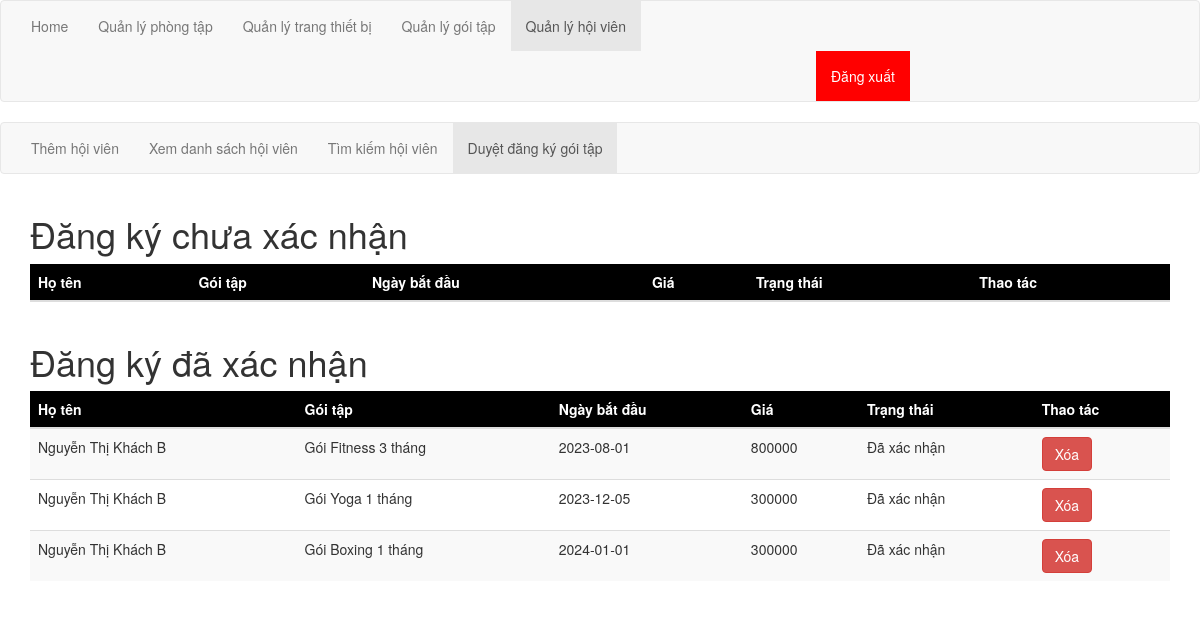
The page /php/quanLyHoiVien/viewDangKyStaff.php on the database its author committed.
### tables this page shows
CREATE TABLE `dangkygoitap` (
  `id` bigint(20) NOT NULL,
  `idhoivien` bigint(20) NOT NULL,
  `idgoitap` bigint(20) NOT NULL,
  `ngaybatdau` date NOT NULL,
  `trangthai` varchar(50) NOT NULL
);

CREATE TABLE `hoivien` (
  `id` bigint(20) NOT NULL,
  `hoten` varchar(50) NOT NULL,
  `ngaysinh` date NOT NULL,
  `sdt` varchar(20) NOT NULL,
  `diachi` varchar(50) NOT NULL,
  `nghenghiep` varchar(20) NOT NULL,
  `mavantay` varchar(20) NOT NULL,
  `loaithanhvien` varchar(20) NOT NULL,
  `matkhau` varchar(20) NOT NULL
);

CREATE TABLE `goitap` (
  `id` bigint(20) NOT NULL,
  `tengoitap` varchar(50) NOT NULL,
  `thoigian` int(11) NOT NULL,
  `donvi` varchar(20) NOT NULL,
  `gia` bigint(20) NOT NULL
);

### php/quanLyHoiVien/viewDangKyStaff.php (the view, shortened to what this page needs)
<!DOCTYPE html>
<html lang="en">
    <head>
        <link rel="stylesheet" href="https://maxcdn.bootstrapcdn.com/bootstrap/3.4.1/css/bootstrap.min.css">
    </head>
<body>
    <nav class="navbar navbar-default">
        <div class="container-fluid">
          <ul class="nav navbar-nav">
            <li ><a href="../../html/staff/home.html">Home</a></li>
            <li><a href="../../html/staff/quanLyPhongTap.html">Quản lý phòng tập</a></li>
            <li><a href="../../html/staff/quanLyTrangThietBi.html">Quản lý trang thiết bị</a></li>
            <li><a href="../../html/staff/quanLyGoiTap.html">Quản lý gói tập</a></li>
            <li  class="active"><a href="../../html/staff/quanLyHoiVien.html">Quản lý hội viên</a></li>
            <li>
              <a style="text-align: right; background-color: red;color: white;margin-left: 800px;" onclick="return confirm('Bạn có muốn đăng xuất không?')" href="../../html/dangNhap.html"  >Đăng xuất</a>
            </li>
          </ul>
        </div>
      </nav>
      <nav class="navbar navbar-default">
        <div class="container-fluid">
          <ul class="nav navbar-nav">
            <li><a href="../../html/staff/quanLyHoiVien/addHoiVien.html">Thêm hội viên</a></li>
            <li><a href="viewHoiVienStaff.php">Xem danh sách hội viên </a></li>
            <li><a href="../../html/staff/quanLyHoiVien/searchHoiVien.html">Tìm kiếm hội viên</a></li>
            <li class="active"><a href="viewDangKyStaff.php">Duyệt đăng ký gói tập</a></li>
          </ul>
        </div>
      </nav>
      <div class="container">
      <h1>Đăng ký chưa xác nhận </h1>
            <table class="table table-striped">
                <thead class="thead-style">
                <tr>
                    <th>Họ tên</th>
                    <th>Gói tập</th>
                    <th>Ngày bắt đầu</th>
                    <th>Giá</th>
                    <th>Trạng thái</th>
                    <th>Thao tác</th>
                </tr>
                </thead>
            </table>
    </div>
    <div class="container">
      <h1>Đăng ký đã xác nhận </h1>
            <table class="table table-striped">
                <thead class="thead-style">
                <tr>
                    <th>Họ tên</th>
                    <th>Gói tập</th>
                    <th>Ngày bắt đầu</th>
                    <th>Giá</th>
                    <th>Trạng thái</th>
                    <th>Thao tác</th>
                </tr>
                </thead>
                <tbody>
                <?php
                    require_once '../connect.php';
                    $view_dangky="SELECT * FROM dangkygoitap";
                    $result1 = mysqli_query($conn, $view_dangky);
                    while ($r1 = mysqli_fetch_assoc($result1))
                    {
                        $idhoivien = $r1['idhoivien'];
                        $idgoitap = $r1['idgoitap'];
                        $view_hoivien="SELECT * FROM hoivien WHERE id = $idhoivien ";
                        $result2 = mysqli_query($conn, $view_hoivien);
                        $r2 = mysqli_fetch_assoc($result2);
                        $view_goitap="SELECT * FROM goitap WHERE id = $idgoitap";
                        $result3 = mysqli_query($conn, $view_goitap);
                        $r3 = mysqli_fetch_assoc($result3);
                        if($r1['trangthai'] == 'Đã xác nhận')
                        {
                        ?>
                        <tr>
                            <td><?php echo $r2['hoten'] ?></td>
                            <td><?php echo $r3['tengoitap'] ?></td>
                            <td><?php echo $r1['ngaybatdau'] ?></td>
                            <td><?php echo $r3['gia'] ?></td>
                            <td><?php echo $r1['trangthai'] ?></td>
                            <td>
                             <a onclick="return confirm('Bạn có muốn xóa đăng ký này không?')" href="deleteDangKyStaff.php?sid=<?php echo $r1['id'] ?>" class="btn btn-danger">Xóa</a></td>
                        </tr>
                        <?php
                        }
                    }
                ?>
                </tbody>
            </table>
    </div>
</body>
</html>

### php/quanLyHoiVien/viewDangKyStaff.php (style rules this page uses)
.thead-style { background-color: black; color: white; }

### rows shown on the page
dangkygoitap: idhoivien.hoten "Nguyễn Thị Khách B", idgoitap.tengoitap "Gói Fitness 3 tháng", ngaybatdau "2023-08-01", idgoitap.gia "800000", trangthai "Đã xác nhận"
dangkygoitap: idhoivien.hoten "Nguyễn Thị Khách B", idgoitap.tengoitap "Gói Yoga 1 tháng", ngaybatdau "2023-12-05", idgoitap.gia "300000", trangthai "Đã xác nhận"
dangkygoitap: idhoivien.hoten "Nguyễn Thị Khách B", idgoitap.tengoitap "Gói Boxing 1 tháng", ngaybatdau "2024-01-01", idgoitap.gia "300000", trangthai "Đã xác nhận"
